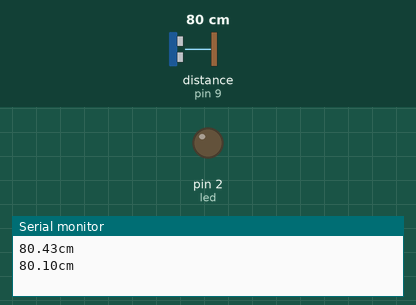
The sketch below on a simulated Arduino Uno, built with avr-gcc and run on an emulated ATmega328P. Shown: output pins drawn as LEDs (lit = HIGH), the last lines printed to the serial monitor. Wiring (inferred from the names in the program): ultrasonic range finder: trigger pin 11; echo pin 9. The test bench sets the inputs (shaded band); at power-on: distance to the obstacle (sensor on pin 9) 80 cm. The echo pulse lasts 58.3 µs per cm; pins used as bus, display or sensor lines are not drawn.

Above: at 1.8 s.
1.9 s: distance to the obstacle (sensor on pin 9) set to 17 cm
3.4 s: distance to the obstacle (sensor on pin 9) set to 14 cm
At 5.0 s:
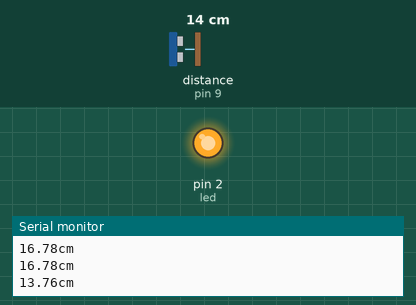
5.5 s: distance to the obstacle (sensor on pin 9) set to 18 cm
At 6.7 s:
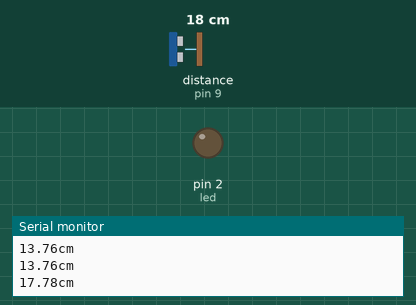
7.5 s: distance to the obstacle (sensor on pin 9) set to 2 cm
At 8.3 s:
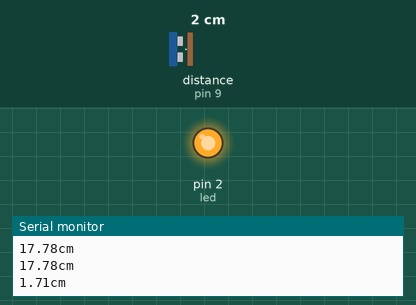
Timing chart, 0 to 10.5 s (numbered marks = the images above; inputs shaded):
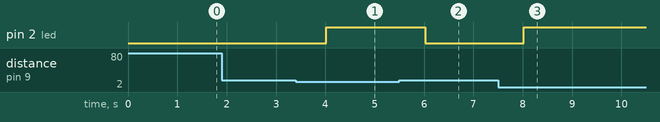

The sketch:

S_NICO.ino
```cpp
 #define led 2

int trigger = 11;
int echo = 9;
float tiempo,distancia;


void setup(){
  Serial.begin(9600);
  pinMode(trigger,OUTPUT);
  pinMode(echo,INPUT);
  pinMode(led,OUTPUT);
}

void loop(){
  digitalWrite (trigger,LOW);
  delayMicroseconds (2);
  digitalWrite(trigger,HIGH);
  delayMicroseconds(10);
  digitalWrite(trigger,LOW);

   tiempo = pulseIn(echo,HIGH);

   distancia = tiempo/58;

   if (distancia <= 15){
    digitalWrite(led,HIGH);
   }else{
    digitalWrite(led,LOW);
   }
   Serial.print(distancia);
   Serial.println("cm");
   delay(1000);
}
```

Measured:
- the behaviour switches between 16 and 15 cm on distance to the obstacle (sensor on pin 9) (found by bisection; images 0 and 1)
- after the input at 3.4 s, pin 2 (led): LOW → HIGH after 0.62 s
- after the input at 5.5 s, pin 2 (led): HIGH → LOW after 0.52 s
- after the input at 7.5 s, pin 2 (led): LOW → HIGH after 0.52 s
